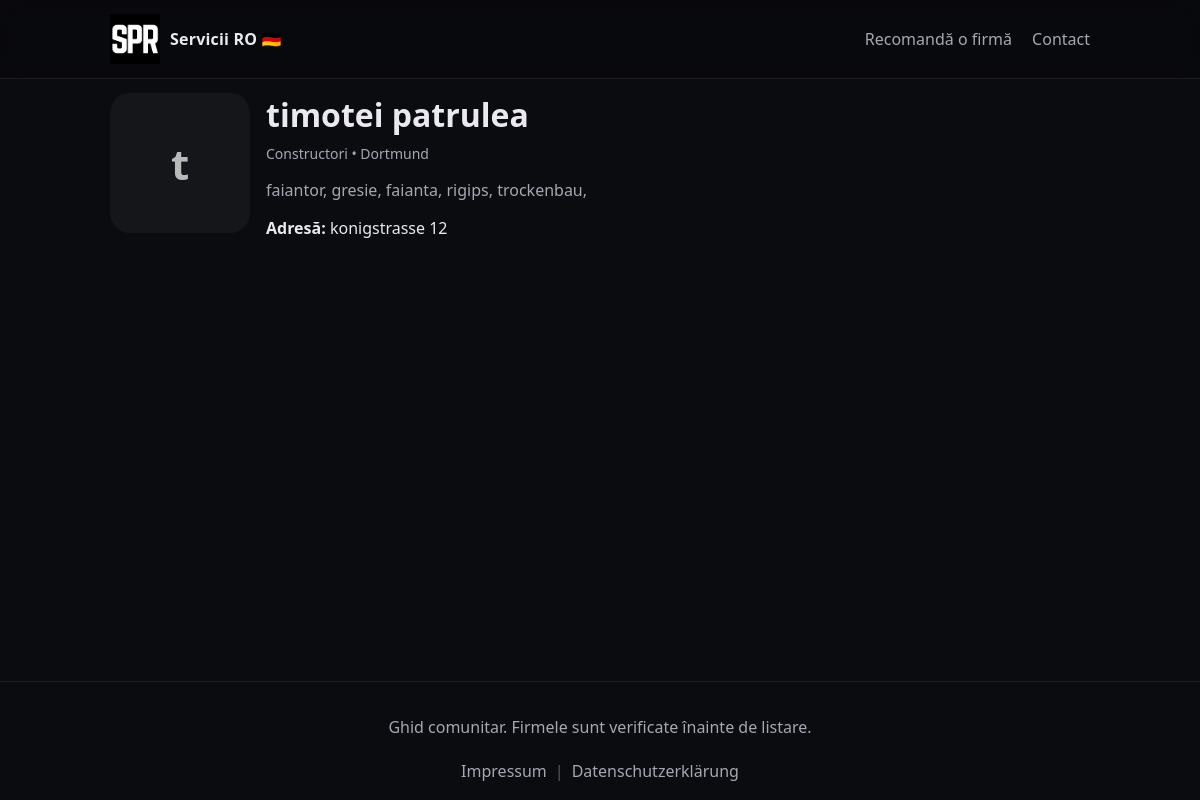
Screenshot of /listing/timotei-patrulea with the database file from the repository.
### app/models.py (models this page shows)
class Listing(db.Model):
    id = db.Column(db.Integer, primary_key=True)
    name = db.Column(db.String(200), nullable=False)
    slug = db.Column(db.String(240), nullable=False, unique=True)
    description = db.Column(db.Text, nullable=True)
    category_id = db.Column(db.Integer, db.ForeignKey("category.id"), nullable=False)
    city_id = db.Column(db.Integer, db.ForeignKey("city.id"), nullable=False)
    address = db.Column(db.String(255), nullable=True)
    phone = db.Column(db.String(80), nullable=True)
    whatsapp = db.Column(db.String(80), nullable=True)
    phone_key = db.Column(db.String(30), nullable=True, unique=True, index=True)
    whatsapp_key = db.Column(db.String(30), nullable=True, unique=True, index=True)
    website = db.Column(db.String(255), nullable=True)
    languages = db.Column(db.String(50), nullable=True)  # "ro,de,en"
    verified = db.Column(db.Boolean, default=False)
    featured = db.Column(db.Boolean, default=False)
    image_url = db.Column(db.String(500), nullable=True)  # Cloudinary URL
    created_at = db.Column(db.DateTime, default=datetime.utcnow)
    updated_at = db.Column(db.DateTime, default=datetime.utcnow, onupdate=datetime.utcnow)
    category = db.relationship("Category")
    city = db.relationship("City")

class Category(db.Model):
    id = db.Column(db.Integer, primary_key=True)
    name = db.Column(db.String(120), nullable=False, unique=True)
    slug = db.Column(db.String(140), nullable=False, unique=True)

class City(db.Model):
    id = db.Column(db.Integer, primary_key=True)
    name = db.Column(db.String(120), nullable=False)
    slug = db.Column(db.String(140), nullable=False, unique=True)
    state = db.Column(db.String(120), nullable=True)
    lat = db.Column(db.Float, nullable=True)
    lng = db.Column(db.Float, nullable=True)

### app/public/routes.py (the view)
@public_bp.get("/listing/<slug>")
def listing_page(slug: str):
    listing = Listing.query.filter_by(slug=slug).first()
    if not listing:
        abort(404)
    return render_template("listing.html", listing=listing)

### app/admin/routes.py (called while the page is built, shortened)
@admin_bp.before_app_request
def setup_cloudinary():
    from flask import current_app
    cfg = current_app.config
    if cfg.get("CLOUDINARY_URL"):
        cloudinary.config(cloudinary_url=cfg["CLOUDINARY_URL"])

### app/public/routes.py (called while the page is built)
@public_bp.app_context_processor
def inject_globals():
    return {
        "all_categories": Category.query.order_by(Category.name.asc()).all(),
        "all_cities": City.query.order_by(City.name.asc()).all(),
        "languages_from_str": languages_from_str
    }

### app/templates/listing.html (shortened to what this page needs)
{% extends "base.html" %}
{% block content %}
<div class="profile">
  <div class="profile-media">
    {% if listing.image_url %}
      <img
        src="{{ listing.image_url }}"
        alt="{{ listing.name }} – {{ (listing.category.name if listing.category else 'Servicii') }} în {{ (listing.city.name if listing.city else 'Germania') }}"
        loading="lazy"
      />
    {% else %}
      <div class="placeholder big">{{ listing.name[:1] }}</div>
    {% endif %}
  </div>
  <div class="profile-body">
    <h1>{{ listing.name }}</h1>
    <div class="muted">
      {{ listing.category.name if listing.category else '' }}
      {% if listing.category and listing.city %} • {% endif %}
      {{ listing.city.name if listing.city else '' }}
    </div>
    {% if listing.description %}
      <p class="desc">{{ listing.description }}</p>
    {% endif %}
    <div class="contact">
      {% if listing.address %}<div><strong>Adresă:</strong> {{ listing.address }}</div>{% endif %}
    </div>
  </div>
</div>
{% endblock content %}

### app/static/css/style.css (style rules this page uses)
:root { --bg:#0b0c10; --card:#12131a; --text:#e9e9ef; --muted:#a7a7b3; --accent:#7c5cff; --danger:#ff4d4d; }
* { box-sizing:border-box; }
html, body { height:100%; }
body { margin:0; font-family: ui-sans-serif, system-ui, -apple-system, Segoe UI, Roboto, Arial; background:var(--bg); color:var(--text); min-height:100vh; display:flex; flex-direction:column; }
.placeholder { width:100%; height:100%; display:flex; align-items:center; justify-content:center; font-weight:800; color:rgba(255,255,255,.7); }
.placeholder.big { width:140px; height:140px; border-radius:20px; font-size:42px; background:rgba(255,255,255,.04); }
.muted { color:var(--muted); font-size:14px; }
.profile { display:flex; gap:16px; align-items:flex-start; margin:14px 0; }
.profile-body h1 { margin:0 0 8px; }
.desc { color:var(--muted); }

### rows the page displays
Listing: name "t", name "timotei patrulea", description "faiantor, gresie, faianta, rigips, trockenbau,", address "konigstrasse 12"
Category: category "Constructori"
City: city "Dortmund"
